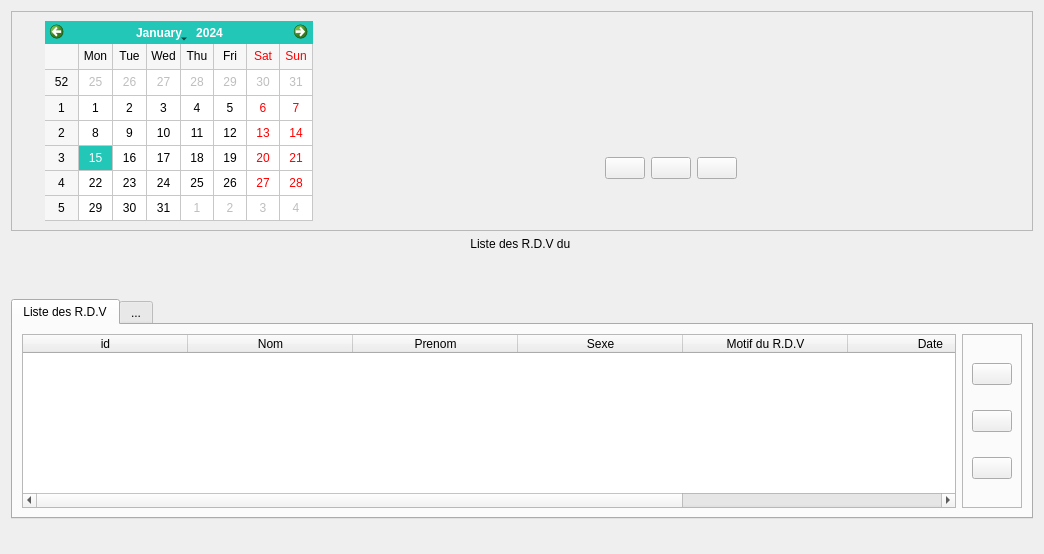
<?xml version="1.0" encoding="UTF-8"?>
<ui version="4.0">
 <class>Form</class>
 <widget class="QWidget" name="Form">
  <property name="geometry">
   <rect>
    <x>0</x>
    <y>0</y>
    <width>1044</width>
    <height>554</height>
   </rect>
  </property>
  <property name="windowTitle">
   <string>Gestion des R.D.V</string>
  </property>
  <property name="styleSheet">
   <string notr="true"/>
  </property>
  <layout class="QVBoxLayout" name="verticalLayout_4">
   <item>
    <widget class="QFrame" name="frame">
     <property name="styleSheet">
      <string notr="true"/>
     </property>
     <property name="frameShape">
      <enum>QFrame::StyledPanel</enum>
     </property>
     <property name="frameShadow">
      <enum>QFrame::Raised</enum>
     </property>
     <layout class="QHBoxLayout" name="horizontalLayout_5">
      <item>
       <widget class="QWidget" name="widget_4" native="true">
        <layout class="QVBoxLayout" name="verticalLayout_3"/>
       </widget>
      </item>
      <item>
       <widget class="QCalendarWidget" name="calendrier_rdv">
        <property name="styleSheet">
         <string notr="true">selection-background-color: rgb(34, 199, 184);
</string>
        </property>
        <property name="gridVisible">
         <bool>true</bool>
        </property>
       </widget>
      </item>
      <item>
       <spacer name="horizontalSpacer_2">
        <property name="orientation">
         <enum>Qt::Horizontal</enum>
        </property>
        <property name="sizeHint" stdset="0">
         <size>
          <width>40</width>
          <height>20</height>
         </size>
        </property>
       </spacer>
      </item>
      <item>
       <widget class="QWidget" name="widget_6" native="true">
        <layout class="QVBoxLayout" name="verticalLayout_5">
         <item>
          <widget class="QLabel" name="image_rdv">
           <property name="text">
            <string/>
           </property>
           <property name="pixmap">
            <pixmap>../../../../../../../.designer/res/iconx250.png</pixmap>
           </property>
           <property name="alignment">
            <set>Qt::AlignCenter</set>
           </property>
          </widget>
         </item>
         <item>
          <widget class="QWidget" name="widget_5" native="true">
           <layout class="QHBoxLayout" name="horizontalLayout_3">
            <item>
             <widget class="QPushButton" name="planif_rdv">
              <property name="styleSheet">
               <string notr="true"/>
              </property>
              <property name="text">
               <string/>
              </property>
              <property name="iconSize">
               <size>
                <width>28</width>
                <height>28</height>
               </size>
              </property>
             </widget>
            </item>
            <item>
             <widget class="QPushButton" name="anu_rdv">
              <property name="styleSheet">
               <string notr="true"/>
              </property>
              <property name="text">
               <string/>
              </property>
              <property name="iconSize">
               <size>
                <width>28</width>
                <height>28</height>
               </size>
              </property>
             </widget>
            </item>
            <item>
             <widget class="QPushButton" name="act_rdv">
              <property name="styleSheet">
               <string notr="true"/>
              </property>
              <property name="text">
               <string/>
              </property>
              <property name="iconSize">
               <size>
                <width>28</width>
                <height>28</height>
               </size>
              </property>
             </widget>
            </item>
           </layout>
          </widget>
         </item>
        </layout>
       </widget>
      </item>
      <item>
       <spacer name="horizontalSpacer">
        <property name="orientation">
         <enum>Qt::Horizontal</enum>
        </property>
        <property name="sizeHint" stdset="0">
         <size>
          <width>40</width>
          <height>20</height>
         </size>
        </property>
       </spacer>
      </item>
     </layout>
    </widget>
   </item>
   <item>
    <widget class="QLabel" name="label">
     <property name="styleSheet">
      <string notr="true">font: 13pt &quot;Stencil&quot;;</string>
     </property>
     <property name="text">
      <string>Liste des R.D.V du </string>
     </property>
     <property name="alignment">
      <set>Qt::AlignCenter</set>
     </property>
    </widget>
   </item>
   <item>
    <widget class="QWidget" name="widget" native="true">
     <layout class="QHBoxLayout" name="horizontalLayout_2">
      <item>
       <widget class="QWidget" name="widget_2" native="true">
        <layout class="QVBoxLayout" name="verticalLayout_2"/>
       </widget>
      </item>
     </layout>
    </widget>
   </item>
   <item>
    <widget class="QTabWidget" name="cont">
     <property name="styleSheet">
      <string notr="true"/>
     </property>
     <property name="currentIndex">
      <number>0</number>
     </property>
     <widget class="QWidget" name="tab">
      <attribute name="title">
       <string>Liste des R.D.V</string>
      </attribute>
      <layout class="QHBoxLayout" name="horizontalLayout_4">
       <item>
        <widget class="QTableWidget" name="vue_rdv">
         <property name="autoFillBackground">
          <bool>false</bool>
         </property>
         <property name="styleSheet">
          <string notr="true">selection-background-color: rgb(32, 189, 175);
alternate-background-color: rgb(225, 225, 225);
font: 75 10pt &quot;Myanmar Text&quot;;\n</string>
         </property>
         <property name="frameShadow">
          <enum>QFrame::Sunken</enum>
         </property>
         <property name="lineWidth">
          <number>1</number>
         </property>
         <property name="midLineWidth">
          <number>0</number>
         </property>
         <property name="verticalScrollBarPolicy">
          <enum>Qt::ScrollBarAsNeeded</enum>
         </property>
         <property name="horizontalScrollBarPolicy">
          <enum>Qt::ScrollBarAsNeeded</enum>
         </property>
         <property name="sizeAdjustPolicy">
          <enum>QAbstractScrollArea::AdjustToContents</enum>
         </property>
         <property name="autoScroll">
          <bool>true</bool>
         </property>
         <property name="alternatingRowColors">
          <bool>true</bool>
         </property>
         <property name="gridStyle">
          <enum>Qt::CustomDashLine</enum>
         </property>
         <property name="sortingEnabled">
          <bool>true</bool>
         </property>
         <property name="wordWrap">
          <bool>true</bool>
         </property>
         <attribute name="horizontalHeaderVisible">
          <bool>true</bool>
         </attribute>
         <attribute name="horizontalHeaderCascadingSectionResizes">
          <bool>true</bool>
         </attribute>
         <attribute name="horizontalHeaderMinimumSectionSize">
          <number>60</number>
         </attribute>
         <attribute name="horizontalHeaderDefaultSectionSize">
          <number>165</number>
         </attribute>
         <column>
          <property name="text">
           <string>id</string>
          </property>
         </column>
         <column>
          <property name="text">
           <string>Nom</string>
          </property>
         </column>
         <column>
          <property name="text">
           <string>Prenom</string>
          </property>
         </column>
         <column>
          <property name="text">
           <string>Sexe</string>
          </property>
         </column>
         <column>
          <property name="text">
           <string>Motif du R.D.V</string>
          </property>
         </column>
         <column>
          <property name="text">
           <string>Date</string>
          </property>
         </column>
         <column>
          <property name="text">
           <string>Heure</string>
          </property>
         </column>
        </widget>
       </item>
       <item>
        <widget class="QFrame" name="frame_2">
         <property name="frameShape">
          <enum>QFrame::StyledPanel</enum>
         </property>
         <property name="frameShadow">
          <enum>QFrame::Raised</enum>
         </property>
         <layout class="QVBoxLayout" name="verticalLayout">
          <item>
           <widget class="QPushButton" name="imp_rdv">
            <property name="text">
             <string/>
            </property>
            <property name="iconSize">
             <size>
              <width>30</width>
              <height>30</height>
             </size>
            </property>
           </widget>
          </item>
          <item>
           <widget class="QPushButton" name="supp_rdv">
            <property name="styleSheet">
             <string notr="true"/>
            </property>
            <property name="text">
             <string/>
            </property>
            <property name="iconSize">
             <size>
              <width>30</width>
              <height>30</height>
             </size>
            </property>
           </widget>
          </item>
          <item>
           <widget class="QPushButton" name="mod_rdv">
            <property name="styleSheet">
             <string notr="true"/>
            </property>
            <property name="text">
             <string/>
            </property>
            <property name="iconSize">
             <size>
              <width>30</width>
              <height>30</height>
             </size>
            </property>
           </widget>
          </item>
         </layout>
        </widget>
       </item>
      </layout>
     </widget>
     <widget class="QWidget" name="tab_2">
      <attribute name="title">
       <string>...</string>
      </attribute>
     </widget>
    </widget>
   </item>
   <item>
    <widget class="QWidget" name="widget_3" native="true">
     <layout class="QHBoxLayout" name="horizontalLayout"/>
    </widget>
   </item>
  </layout>
 </widget>
 <resources/>
 <connections/>
</ui>
